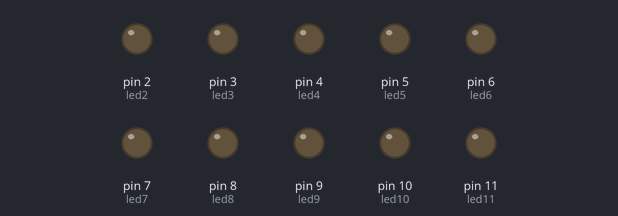
A sketch run on a simulated Arduino Uno, built with avr-gcc and run on an emulated ATmega328P. Shown: output pins drawn as LEDs (lit = HIGH).

Above: at 0.02 s.
At 0.37 s:
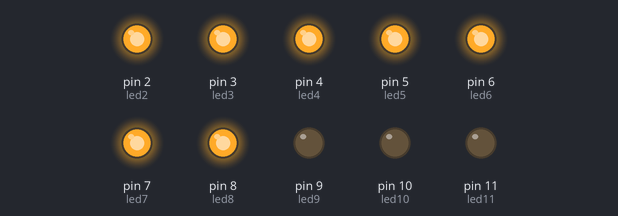
At 0.87 s:
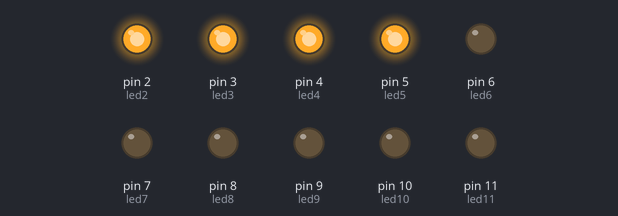
At 1.32 s:
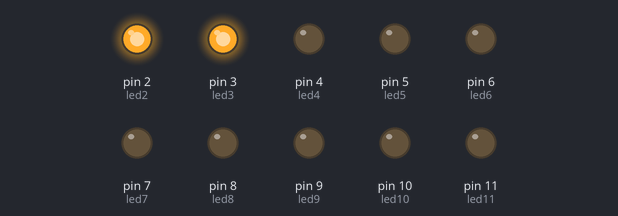
At 1.75 s:
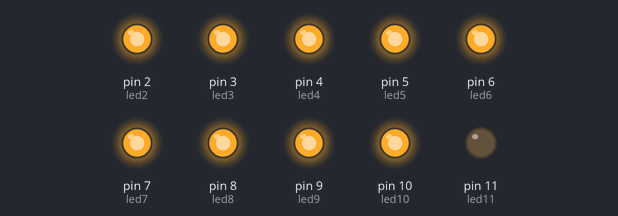
At 2.82 s:
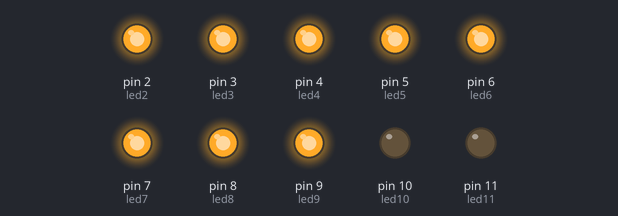
Timing chart, 0 to 3.1 s (numbered marks = the images above):
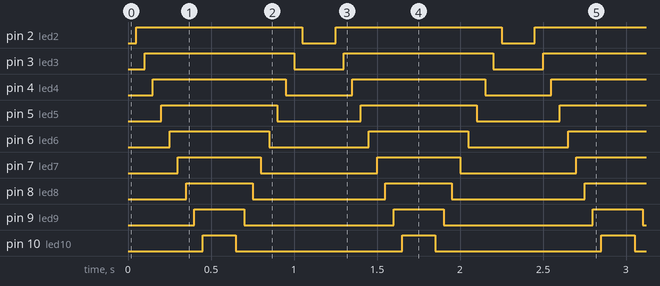

The sketch:

portas_analogicas.ino
```cpp
int led2 = 2;
int led3 = 3;
int led4 = 4;
int led5 = 5;
int led6 = 6;
int led7 = 7;
int led8 = 8;
int led9 = 9;
int led10 = 10;
int led11 = 11;


char digitado = 'p';

int laco = 0;


void setup()
{
  Serial.begin(9600);
  pinMode(led2, OUTPUT);
  pinMode(led3, OUTPUT);
  pinMode(led4, OUTPUT);
  pinMode(led5, OUTPUT);
  pinMode(led6, OUTPUT);
  pinMode(led7, OUTPUT);
  pinMode(led8, OUTPUT);
  pinMode(led9, OUTPUT);
  pinMode(led10, OUTPUT);
  pinMode(led11, OUTPUT);
  laco = 1;

}

void loop()
{


  ligaLeds();

  delay(100);

  desligaLeds();

  delay(100);


}

void ligaLeds()
{


  while (laco != 11)
  {
    digitalWrite(laco, HIGH);
    // Serial.println(laco);
    delay(50);
    laco++;
  }

}


void desligaLeds()
{
  while (laco != 1)
  {
    digitalWrite(laco, LOW);
    //Serial.println(laco);
    delay(50);
    laco--;
  }

}
```

Measured:
- by itself, pin 2 (led2): alternates HIGH for 1.0 s and LOW for 0.20 s
- by itself, pin 3 (led3): alternates HIGH for 0.90 s and LOW for 0.30 s
- by itself, pin 4 (led4): alternates HIGH for 0.80 s and LOW for 0.40 s
- by itself, pin 5 (led5): alternates HIGH for 0.70 s and LOW for 0.50 s
- by itself, pin 6 (led6): alternates HIGH for 0.60 s and LOW for 0.60 s
- by itself, pin 7 (led7): alternates HIGH for 0.50 s and LOW for 0.70 s
- by itself, pin 8 (led8): alternates HIGH for 0.40 s and LOW for 0.80 s
- by itself, pin 9 (led9): alternates HIGH for 0.30 s and LOW for 0.90 s
